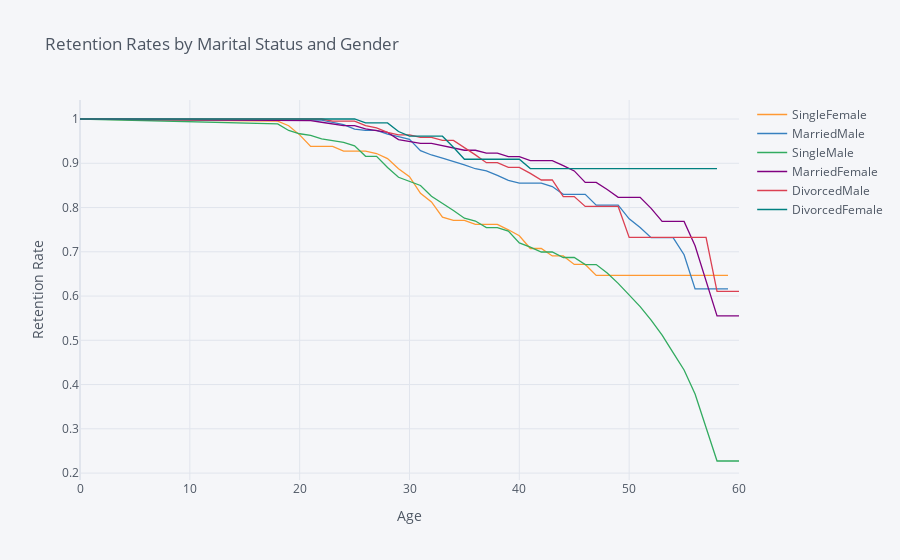

Source (notebook cell):
### Markdown cell above
## 6. Now that we have looked at the retention rates by gender and marital status individually, let's look at them together. 

Create a new field in the data set that concatenates marital status and gender, and then generate and plot a survival curve that shows the retention by this new field over the age of the employee.

### Code cell
#aquí inserto una nueva columna generada a partir de otras dos ya existentes...
data['StatusGender']=data['MaritalStatus']+data['Gender']
rates = survival(data, 'StatusGender', 'Age', 'Attrition')
rates.iplot(kind='line', yTitle='Retention Rate',xTitle='Age',
            title='Retention Rates by Marital Status and Gender')

### Figure 1 — Plotly figure (JSON) as saved in the notebook; plotly's stock layout.template omitted (floating-point values rounded to 4 significant figures)
{"data": [{"line": {"color": "rgba(255, 153, 51, 1.0)", "dash": "solid", "shape": "linear", "width": 1.3}, "mode": "lines", "name": "SingleFemale", "text": "", "type": "scatter", "x": [0, 18, 19, 20, 21, 22, 23, 24, 25, 26, 27, 28, 29, 30, 31, 32, 33, 34, 35, 36, 37, 38, 39, 40, 41, 42, 43, 44, 45, 46, 47, 48, 49, 50, 51, 52, 53, 54, 55, 56, 57, 58, 59, 60], "y": [1, 0.995, 0.9848, 0.9641, 0.9381, 0.9381, 0.9381, 0.9275, 0.9275, 0.9275, 0.922, 0.9106, 0.8874, 0.8697, 0.8322, 0.8125, 0.7781, 0.7709, 0.7709, 0.7619, 0.7619, 0.7619, 0.7497, 0.7363, 0.7074, 0.7074, 0.6906, 0.6906, 0.6714, 0.6714, 0.6465, 0.6465, 0.6465, 0.6465, 0.6465, 0.6465, 0.6465, 0.6465, 0.6465, 0.6465, 0.6465, 0.6465, 0.6465, ""]}, {"line": {"color": "rgba(55, 128, 191, 1.0)", "dash": "solid", "shape": "linear", "width": 1.3}, "mode": "lines", "name": "MarriedMale", "text": "", "type": "scatter", "x": [0, 18, 19, 20, 21, 22, 23, 24, 25, 26, 27, 28, 29, 30, 31, 32, 33, 34, 35, 36, 37, 38, 39, 40, 41, 42, 43, 44, 45, 46, 47, 48, 49, 50, 51, 52, 53, 54, 55, 56, 57, 58, 59, 60], "y": [1, 0.9988, 0.9988, 0.9988, 0.9988, 0.9975, 0.9925, 0.9874, 0.977, 0.9743, 0.9743, 0.9659, 0.96, 0.954, 0.9286, 0.9187, 0.9116, 0.9043, 0.8964, 0.8876, 0.8828, 0.8726, 0.8614, 0.8553, 0.8553, 0.8553, 0.8473, 0.8299, 0.8299, 0.8299, 0.8055, 0.8055, 0.8055, 0.7745, 0.7546, 0.7318, 0.7318, 0.7318, 0.6932, 0.6162, 0.6162, 0.6162, 0.6162, ""]}, {"line": {"color": "rgba(50, 171, 96, 1.0)", "dash": "solid", "shape": "linear", "width": 1.3}, "mode": "lines", "name": "SingleMale", "text": "", "type": "scatter", "x": [0, 18, 19, 20, 21, 22, 23, 24, 25, 26, 27, 28, 29, 30, 31, 32, 33, 34, 35, 36, 37, 38, 39, 40, 41, 42, 43, 44, 45, 46, 47, 48, 49, 50, 51, 52, 53, 54, 55, 56, 57, 58, 59, 60], "y": [1, 0.9889, 0.9741, 0.9667, 0.9629, 0.9552, 0.9513, 0.9474, 0.9395, 0.9156, 0.9156, 0.8903, 0.8684, 0.8592, 0.8497, 0.8254, 0.8099, 0.7935, 0.776, 0.7694, 0.7548, 0.7548, 0.7466, 0.7199, 0.7103, 0.6995, 0.6995, 0.6871, 0.6871, 0.6711, 0.6711, 0.6519, 0.6286, 0.6035, 0.576, 0.5457, 0.5116, 0.4723, 0.4329, 0.3788, 0.303, 0.2273, 0.2273, 0.2273]}, {"line": {"color": "rgba(128, 0, 128, 1.0)", "dash": "solid", "shape": "linear", "width": 1.3}, "mode": "lines", "name": "MarriedFemale", "text": "", "type": "scatter", "x": [0, 18, 19, 20, 21, 22, 23, 24, 25, 26, 27, 28, 29, 30, 31, 32, 33, 34, 35, 36, 37, 38, 39, 40, 41, 42, 43, 44, 45, 46, 47, 48, 49, 50, 51, 52, 53, 54, 55, 56, 57, 58, 59, 60], "y": [1, 0.9963, 0.9963, 0.9963, 0.9963, 0.9926, 0.9889, 0.9852, 0.9852, 0.9777, 0.9738, 0.9698, 0.9535, 0.9493, 0.9449, 0.9449, 0.94, 0.9349, 0.9294, 0.9294, 0.9228, 0.9228, 0.9151, 0.9151, 0.9058, 0.9058, 0.9058, 0.8946, 0.8827, 0.8568, 0.8568, 0.8406, 0.8231, 0.8231, 0.8231, 0.7981, 0.7686, 0.7686, 0.7686, 0.7137, 0.6344, 0.5551, 0.5551, 0.5551]}, {"line": {"color": "rgba(219, 64, 82, 1.0)", "dash": "solid", "shape": "linear", "width": 1.3}, "mode": "lines", "name": "DivorcedMale", "text": "", "type": "scatter", "x": [0, 18, 19, 20, 21, 22, 23, 24, 25, 26, 27, 28, 29, 30, 31, 32, 33, 34, 35, 36, 37, 38, 39, 40, 41, 42, 43, 44, 45, 46, 47, 48, 49, 50, 51, 52, 53, 54, 55, 56, 57, 58, 59, 60], "y": [1, 1, 1, 1, 1, 1, 0.9952, 0.9952, 0.9952, 0.9852, 0.9802, 0.9697, 0.9643, 0.9643, 0.9583, 0.9583, 0.9515, 0.9515, 0.9357, 0.919, 0.9013, 0.9013, 0.8906, 0.8906, 0.8773, 0.8621, 0.8621, 0.8247, 0.8247, 0.8024, 0.8024, 0.8024, 0.8024, 0.7326, 0.7326, 0.7326, 0.7326, 0.7326, 0.7326, 0.7326, 0.7326, 0.6105, 0.6105, 0.6105]}, {"line": {"color": "rgba(0, 128, 128, 1.0)", "dash": "solid", "shape": "linear", "width": 1.3}, "mode": "lines", "name": "DivorcedFemale", "text": "", "type": "scatter", "x": [0, 18, 19, 20, 21, 22, 23, 24, 25, 26, 27, 28, 29, 30, 31, 32, 33, 34, 35, 36, 37, 38, 39, 40, 41, 42, 43, 44, 45, 46, 47, 48, 49, 50, 51, 52, 53, 54, 55, 56, 57, 58, 59, 60], "y": [1, 1, 1, 1, 1, 1, 1, 1, 1, 0.9912, 0.9912, 0.9912, 0.9717, 0.9612, 0.9612, 0.9612, 0.9612, 0.9362, 0.9091, 0.9091, 0.9091, 0.9091, 0.9091, 0.9091, 0.8879, 0.8879, 0.8879, 0.8879, 0.8879, 0.8879, 0.8879, 0.8879, 0.8879, 0.8879, 0.8879, 0.8879, 0.8879, 0.8879, 0.8879, 0.8879, 0.8879, 0.8879, "", ""]}], "layout": {"legend": {"bgcolor": "#F5F6F9", "font": {"color": "#4D5663"}}, "paper_bgcolor": "#F5F6F9", "plot_bgcolor": "#F5F6F9", "title": {"font": {"color": "#4D5663"}, "text": "Retention Rates by Marital Status and Gender"}, "xaxis": {"gridcolor": "#E1E5ED", "showgrid": true, "tickfont": {"color": "#4D5663"}, "title": {"font": {"color": "#4D5663"}, "text": "Age"}, "zerolinecolor": "#E1E5ED"}, "yaxis": {"gridcolor": "#E1E5ED", "showgrid": true, "tickfont": {"color": "#4D5663"}, "title": {"font": {"color": "#4D5663"}, "text": "Retention Rate"}, "zerolinecolor": "#E1E5ED"}}}
